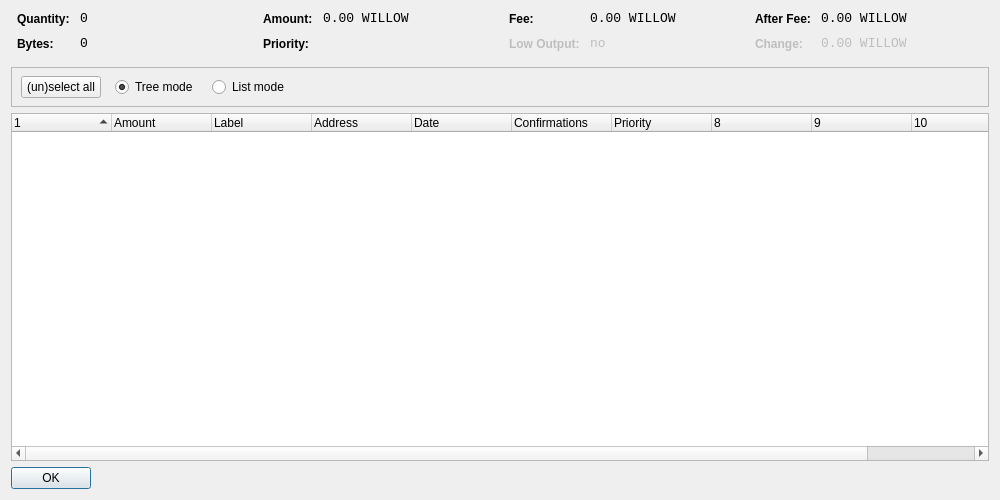
<?xml version="1.0" encoding="UTF-8"?>
<ui version="4.0">
 <class>CoinControlDialog</class>
 <widget class="QDialog" name="CoinControlDialog">
  <property name="geometry">
   <rect>
    <x>0</x>
    <y>0</y>
    <width>1000</width>
    <height>500</height>
   </rect>
  </property>
  <property name="windowTitle">
   <string>Coin Control</string>
  </property>
  <layout class="QVBoxLayout" name="verticalLayout">
   <item>
    <layout class="QHBoxLayout" name="horizontalLayoutTop" stretch="0,0,0,0">
     <property name="topMargin">
      <number>0</number>
     </property>
     <property name="bottomMargin">
      <number>10</number>
     </property>
     <item>
      <layout class="QFormLayout" name="formLayoutCoinControl1">
       <property name="horizontalSpacing">
        <number>10</number>
       </property>
       <property name="verticalSpacing">
        <number>10</number>
       </property>
       <property name="leftMargin">
        <number>6</number>
       </property>
       <property name="rightMargin">
        <number>6</number>
       </property>
       <item row="0" column="0">
        <widget class="QLabel" name="labelCoinControlQuantityText">
         <property name="styleSheet">
          <string notr="true">font-weight:bold;</string>
         </property>
         <property name="text">
          <string>Quantity:</string>
         </property>
        </widget>
       </item>
       <item row="0" column="1">
        <widget class="QLabel" name="labelCoinControlQuantity">
         <property name="font">
          <font>
           <family>Monospace</family>
           <pointsize>10</pointsize>
          </font>
         </property>
         <property name="cursor">
          <cursorShape>IBeamCursor</cursorShape>
         </property>
         <property name="contextMenuPolicy">
          <enum>Qt::ActionsContextMenu</enum>
         </property>
         <property name="text">
          <string notr="true">0</string>
         </property>
         <property name="textInteractionFlags">
          <set>Qt::LinksAccessibleByMouse|Qt::TextSelectableByKeyboard|Qt::TextSelectableByMouse</set>
         </property>
        </widget>
       </item>
       <item row="1" column="0">
        <widget class="QLabel" name="labelCoinControlBytesText">
         <property name="styleSheet">
          <string notr="true">font-weight:bold;</string>
         </property>
         <property name="text">
          <string>Bytes:</string>
         </property>
        </widget>
       </item>
       <item row="1" column="1">
        <widget class="QLabel" name="labelCoinControlBytes">
         <property name="font">
          <font>
           <family>Monospace</family>
           <pointsize>10</pointsize>
          </font>
         </property>
         <property name="cursor">
          <cursorShape>IBeamCursor</cursorShape>
         </property>
         <property name="contextMenuPolicy">
          <enum>Qt::ActionsContextMenu</enum>
         </property>
         <property name="text">
          <string notr="true">0</string>
         </property>
         <property name="textInteractionFlags">
          <set>Qt::LinksAccessibleByMouse|Qt::TextSelectableByKeyboard|Qt::TextSelectableByMouse</set>
         </property>
        </widget>
       </item>
      </layout>
     </item>
     <item>
      <layout class="QFormLayout" name="formLayoutCoinControl2">
       <property name="horizontalSpacing">
        <number>10</number>
       </property>
       <property name="verticalSpacing">
        <number>10</number>
       </property>
       <property name="leftMargin">
        <number>6</number>
       </property>
       <property name="rightMargin">
        <number>6</number>
       </property>
       <item row="0" column="0">
        <widget class="QLabel" name="labelCoinControlAmountText">
         <property name="styleSheet">
          <string notr="true">font-weight:bold;</string>
         </property>
         <property name="text">
          <string>Amount:</string>
         </property>
        </widget>
       </item>
       <item row="0" column="1">
        <widget class="QLabel" name="labelCoinControlAmount">
         <property name="font">
          <font>
           <family>Monospace</family>
           <pointsize>10</pointsize>
          </font>
         </property>
         <property name="cursor">
          <cursorShape>IBeamCursor</cursorShape>
         </property>
         <property name="contextMenuPolicy">
          <enum>Qt::ActionsContextMenu</enum>
         </property>
         <property name="text">
          <string notr="true">0.00 WILLOW</string>
         </property>
         <property name="textInteractionFlags">
          <set>Qt::LinksAccessibleByMouse|Qt::TextSelectableByKeyboard|Qt::TextSelectableByMouse</set>
         </property>
        </widget>
       </item>
       <item row="1" column="0">
        <widget class="QLabel" name="labelCoinControlPriorityText">
         <property name="styleSheet">
          <string notr="true">font-weight:bold;</string>
         </property>
         <property name="text">
          <string>Priority:</string>
         </property>
        </widget>
       </item>
       <item row="1" column="1">
        <widget class="QLabel" name="labelCoinControlPriority">
         <property name="font">
          <font>
           <family>Monospace</family>
           <pointsize>10</pointsize>
          </font>
         </property>
         <property name="cursor">
          <cursorShape>IBeamCursor</cursorShape>
         </property>
         <property name="contextMenuPolicy">
          <enum>Qt::ActionsContextMenu</enum>
         </property>
         <property name="text">
          <string/>
         </property>
         <property name="textInteractionFlags">
          <set>Qt::LinksAccessibleByMouse|Qt::TextSelectableByKeyboard|Qt::TextSelectableByMouse</set>
         </property>
        </widget>
       </item>
      </layout>
     </item>
     <item>
      <layout class="QFormLayout" name="formLayoutCoinControl3">
       <property name="horizontalSpacing">
        <number>10</number>
       </property>
       <property name="verticalSpacing">
        <number>10</number>
       </property>
       <property name="leftMargin">
        <number>6</number>
       </property>
       <property name="rightMargin">
        <number>6</number>
       </property>
       <item row="0" column="0">
        <widget class="QLabel" name="labelCoinControlFeeText">
         <property name="styleSheet">
          <string notr="true">font-weight:bold;</string>
         </property>
         <property name="text">
          <string>Fee:</string>
         </property>
        </widget>
       </item>
       <item row="0" column="1">
        <widget class="QLabel" name="labelCoinControlFee">
         <property name="font">
          <font>
           <family>Monospace</family>
           <pointsize>10</pointsize>
          </font>
         </property>
         <property name="cursor">
          <cursorShape>IBeamCursor</cursorShape>
         </property>
         <property name="contextMenuPolicy">
          <enum>Qt::ActionsContextMenu</enum>
         </property>
         <property name="text">
          <string notr="true">0.00 WILLOW</string>
         </property>
         <property name="textInteractionFlags">
          <set>Qt::LinksAccessibleByMouse|Qt::TextSelectableByKeyboard|Qt::TextSelectableByMouse</set>
         </property>
        </widget>
       </item>
       <item row="1" column="0">
        <widget class="QLabel" name="labelCoinControlLowOutputText">
         <property name="enabled">
          <bool>false</bool>
         </property>
         <property name="styleSheet">
          <string notr="true">font-weight:bold;</string>
         </property>
         <property name="text">
          <string>Low Output:</string>
         </property>
        </widget>
       </item>
       <item row="1" column="1">
        <widget class="QLabel" name="labelCoinControlLowOutput">
         <property name="enabled">
          <bool>false</bool>
         </property>
         <property name="font">
          <font>
           <family>Monospace</family>
           <pointsize>10</pointsize>
          </font>
         </property>
         <property name="cursor">
          <cursorShape>IBeamCursor</cursorShape>
         </property>
         <property name="contextMenuPolicy">
          <enum>Qt::ActionsContextMenu</enum>
         </property>
         <property name="text">
          <string notr="true">no</string>
         </property>
         <property name="textInteractionFlags">
          <set>Qt::LinksAccessibleByMouse|Qt::TextSelectableByKeyboard|Qt::TextSelectableByMouse</set>
         </property>
        </widget>
       </item>
      </layout>
     </item>
     <item>
      <layout class="QFormLayout" name="formLayoutCoinControl4">
       <property name="horizontalSpacing">
        <number>10</number>
       </property>
       <property name="verticalSpacing">
        <number>10</number>
       </property>
       <property name="leftMargin">
        <number>6</number>
       </property>
       <property name="rightMargin">
        <number>6</number>
       </property>
       <item row="0" column="0">
        <widget class="QLabel" name="labelCoinControlAfterFeeText">
         <property name="styleSheet">
          <string notr="true">font-weight:bold;</string>
         </property>
         <property name="text">
          <string>After Fee:</string>
         </property>
        </widget>
       </item>
       <item row="0" column="1">
        <widget class="QLabel" name="labelCoinControlAfterFee">
         <property name="font">
          <font>
           <family>Monospace</family>
           <pointsize>10</pointsize>
          </font>
         </property>
         <property name="cursor">
          <cursorShape>IBeamCursor</cursorShape>
         </property>
         <property name="contextMenuPolicy">
          <enum>Qt::ActionsContextMenu</enum>
         </property>
         <property name="text">
          <string notr="true">0.00 WILLOW</string>
         </property>
         <property name="textInteractionFlags">
          <set>Qt::LinksAccessibleByMouse|Qt::TextSelectableByKeyboard|Qt::TextSelectableByMouse</set>
         </property>
        </widget>
       </item>
       <item row="1" column="0">
        <widget class="QLabel" name="labelCoinControlChangeText">
         <property name="enabled">
          <bool>false</bool>
         </property>
         <property name="styleSheet">
          <string notr="true">font-weight:bold;</string>
         </property>
         <property name="text">
          <string>Change:</string>
         </property>
        </widget>
       </item>
       <item row="1" column="1">
        <widget class="QLabel" name="labelCoinControlChange">
         <property name="enabled">
          <bool>false</bool>
         </property>
         <property name="font">
          <font>
           <family>Monospace</family>
           <pointsize>10</pointsize>
          </font>
         </property>
         <property name="cursor">
          <cursorShape>IBeamCursor</cursorShape>
         </property>
         <property name="contextMenuPolicy">
          <enum>Qt::ActionsContextMenu</enum>
         </property>
         <property name="text">
          <string notr="true">0.00 WILLOW</string>
         </property>
         <property name="textInteractionFlags">
          <set>Qt::LinksAccessibleByMouse|Qt::TextSelectableByKeyboard|Qt::TextSelectableByMouse</set>
         </property>
        </widget>
       </item>
      </layout>
     </item>
    </layout>
   </item>
   <item>
    <widget class="QFrame" name="frame">
     <property name="minimumSize">
      <size>
       <width>0</width>
       <height>40</height>
      </size>
     </property>
     <property name="frameShape">
      <enum>QFrame::StyledPanel</enum>
     </property>
     <property name="frameShadow">
      <enum>QFrame::Sunken</enum>
     </property>
     <widget class="QWidget" name="horizontalLayoutWidget">
      <property name="geometry">
       <rect>
        <x>10</x>
        <y>0</y>
        <width>781</width>
        <height>41</height>
       </rect>
      </property>
      <layout class="QHBoxLayout" name="horizontalLayoutPanel" stretch="0,0,0,0,0">
       <property name="spacing">
        <number>14</number>
       </property>
       <item>
        <widget class="QPushButton" name="pushButtonSelectAll">
         <property name="sizePolicy">
          <sizepolicy hsizetype="Maximum" vsizetype="Fixed">
           <horstretch>0</horstretch>
           <verstretch>0</verstretch>
          </sizepolicy>
         </property>
         <property name="text">
          <string>(un)select all</string>
         </property>
        </widget>
       </item>
       <item>
        <widget class="QRadioButton" name="radioTreeMode">
         <property name="sizePolicy">
          <sizepolicy hsizetype="Maximum" vsizetype="Fixed">
           <horstretch>0</horstretch>
           <verstretch>0</verstretch>
          </sizepolicy>
         </property>
         <property name="text">
          <string>Tree mode</string>
         </property>
         <property name="checked">
          <bool>true</bool>
         </property>
        </widget>
       </item>
       <item>
        <widget class="QRadioButton" name="radioListMode">
         <property name="sizePolicy">
          <sizepolicy hsizetype="Maximum" vsizetype="Fixed">
           <horstretch>0</horstretch>
           <verstretch>0</verstretch>
          </sizepolicy>
         </property>
         <property name="text">
          <string>List mode</string>
         </property>
        </widget>
       </item>
       <item>
        <spacer name="horizontalSpacer">
         <property name="orientation">
          <enum>Qt::Horizontal</enum>
         </property>
         <property name="sizeHint" stdset="0">
          <size>
           <width>40</width>
           <height>20</height>
          </size>
         </property>
        </spacer>
       </item>
      </layout>
     </widget>
    </widget>
   </item>
   <item>
    <widget class="CoinControlTreeWidget" name="treeWidget">
     <property name="contextMenuPolicy">
      <enum>Qt::CustomContextMenu</enum>
     </property>
     <property name="sortingEnabled">
      <bool>false</bool>
     </property>
     <property name="columnCount">
      <number>11</number>
     </property>
     <attribute name="headerShowSortIndicator" stdset="0">
      <bool>true</bool>
     </attribute>
     <attribute name="headerStretchLastSection">
      <bool>false</bool>
     </attribute>
     <column>
      <property name="text">
       <string/>
      </property>
     </column>
     <column>
      <property name="text">
       <string>Amount</string>
      </property>
     </column>
     <column>
      <property name="text">
       <string>Label</string>
      </property>
     </column>
     <column>
      <property name="text">
       <string>Address</string>
      </property>
     </column>
     <column>
      <property name="text">
       <string>Date</string>
      </property>
     </column>
     <column>
      <property name="text">
       <string>Confirmations</string>
      </property>
      <property name="toolTip">
       <string>Confirmed</string>
      </property>
     </column>
     <column>
      <property name="text">
       <string>Priority</string>
      </property>
     </column>
     <column>
      <property name="text">
       <string/>
      </property>
     </column>
     <column>
      <property name="text">
       <string/>
      </property>
     </column>
     <column>
      <property name="text">
       <string/>
      </property>
     </column>
     <column>
      <property name="text">
       <string/>
      </property>
     </column>
    </widget>
   </item>
   <item>
    <widget class="QDialogButtonBox" name="buttonBox">
     <property name="sizePolicy">
      <sizepolicy hsizetype="Maximum" vsizetype="Fixed">
       <horstretch>0</horstretch>
       <verstretch>0</verstretch>
      </sizepolicy>
     </property>
     <property name="orientation">
      <enum>Qt::Horizontal</enum>
     </property>
     <property name="standardButtons">
      <set>QDialogButtonBox::Ok</set>
     </property>
    </widget>
   </item>
  </layout>
 </widget>
 <customwidgets>
  <customwidget>
   <class>CoinControlTreeWidget</class>
   <extends>QTreeWidget</extends>
   <header>coincontroltreewidget.h</header>
  </customwidget>
 </customwidgets>
 <resources/>
 <connections/>
</ui>
